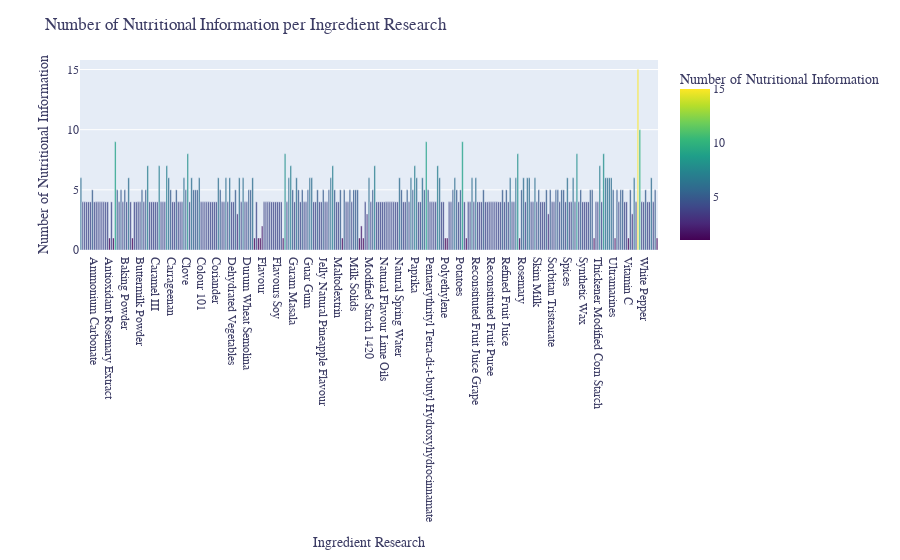

Notebook source saved alongside this figure:
### Code cell
import plotly.express as px

query = """
MATCH (i:IngredientResearch)-[:HAS_NUTRITIONAL_INFORMATION]->(n:NutritionalInformation)
RETURN i.ingredient_name AS IngredientResearch, n.nutrient AS NutritionalInformation
"""

with driver.session() as session:
    result = session.run(query)
    neo4j_data = [record.data() for record in result]


df = pd.DataFrame(neo4j_data)

# calculate each IngredientResearch conclude the NutritionalInformation number
nutriinfo_counts = df.groupby('IngredientResearch')['NutritionalInformation'].nunique().reset_index()
nutriinfo_counts.columns = ['IngredientResearch', 'NutriInfoCount']


fig = px.bar(nutriinfo_counts, x='IngredientResearch', y='NutriInfoCount',
             color='NutriInfoCount', color_continuous_scale='Viridis',
             hover_name='IngredientResearch',
             labels={'NutriInfoCount': 'Number of Nutritional Information'})


fig.update_layout(
    title='Number of Nutritional Information per Ingredient Research',
    xaxis_title='Ingredient Research',
    yaxis_title='Number of Nutritional Information',
    font=dict(family='Arial', size=12, color='rgb(60,60,100)'))


fig.show()

### Figure 1 — Plotly figure (JSON) as saved in the notebook; plotly's stock layout.template omitted (floating-point values rounded to 4 significant figures; data arrays with more than 128 entries replaced by an {"elided": "..."} marker saying what was removed)
{"data": [{"alignmentgroup": "True", "hovertemplate": "<b>%{hovertext}</b><br><br>IngredientResearch=%{x}<br>Number of Nutritional Information=%{marker.color}<extra></extra>", "hovertext": {"elided": "303 str values"}, "legendgroup": "", "marker": {"color": {"elided": "303 int values"}, "coloraxis": "coloraxis", "pattern": {"shape": ""}}, "name": "", "offsetgroup": "", "orientation": "v", "showlegend": false, "textposition": "auto", "type": "bar", "x": {"elided": "303 str values"}, "xaxis": "x", "y": {"elided": "303 int values"}, "yaxis": "y"}], "layout": {"barmode": "relative", "coloraxis": {"colorbar": {"title": {"text": "Number of Nutritional Information"}}, "colorscale": [[0, "#440154"], [0.1111, "#482878"], [0.2222, "#3e4989"], [0.3333, "#31688e"], [0.4444, "#26828e"], [0.5556, "#1f9e89"], [0.6667, "#35b779"], [0.7778, "#6ece58"], [0.8889, "#b5de2b"], [1, "#fde725"]]}, "font": {"color": "rgb(60,60,100)", "family": "Arial", "size": 12}, "legend": {"tracegroupgap": 0}, "margin": {"t": 60}, "title": {"text": "Number of Nutritional Information per Ingredient Research"}, "xaxis": {"anchor": "y", "domain": [0, 1], "title": {"text": "Ingredient Research"}}, "yaxis": {"anchor": "x", "domain": [0, 1], "title": {"text": "Number of Nutritional Information"}}}}
